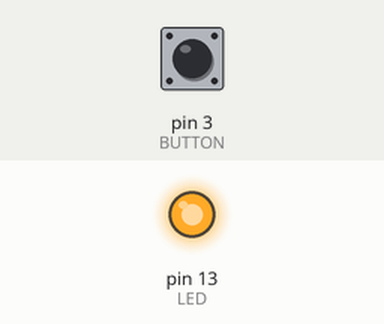
This sketch was run on a simulated Arduino Uno, built with avr-gcc and run on an emulated ATmega328P. On the bench: output pins drawn as LEDs (lit = HIGH). The test bench sets the inputs (shaded band); at power-on: pin 3 (BUTTON) LOW.

Above: at 1.0 s.
At 11.5 s:
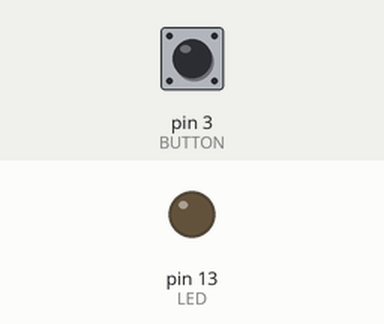
Timing chart, 0 to 18.2 s (numbered marks = the images above):
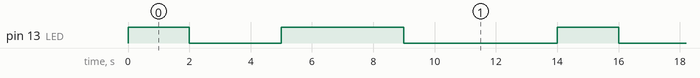

The sketch:

led_delay.ino
```cpp
const int LED = 13;
const int BUTTON = 3;
int val = 0;
int old_val = 0;
int state = 0;

void setup() {
  pinMode(LED,OUTPUT);
  pinMode(BUTTON,INPUT);
}

void loop() {
  val = digitalRead(BUTTON);


    digitalWrite(LED,HIGH);
    delay(2000);
    digitalWrite(LED,LOW);
    delay(3000);
    digitalWrite(LED,HIGH);
    delay(4000);
    digitalWrite(LED,LOW);
    delay(5000);
}
```

Measured:
- by itself, pin 13 (LED): repeats every 14.0 s: LOW 3.0 s, HIGH 4.0 s, LOW 5.0 s, HIGH 2.0 s
- by itself, everything shown: repeats every 14.0 s, in 4 steps
